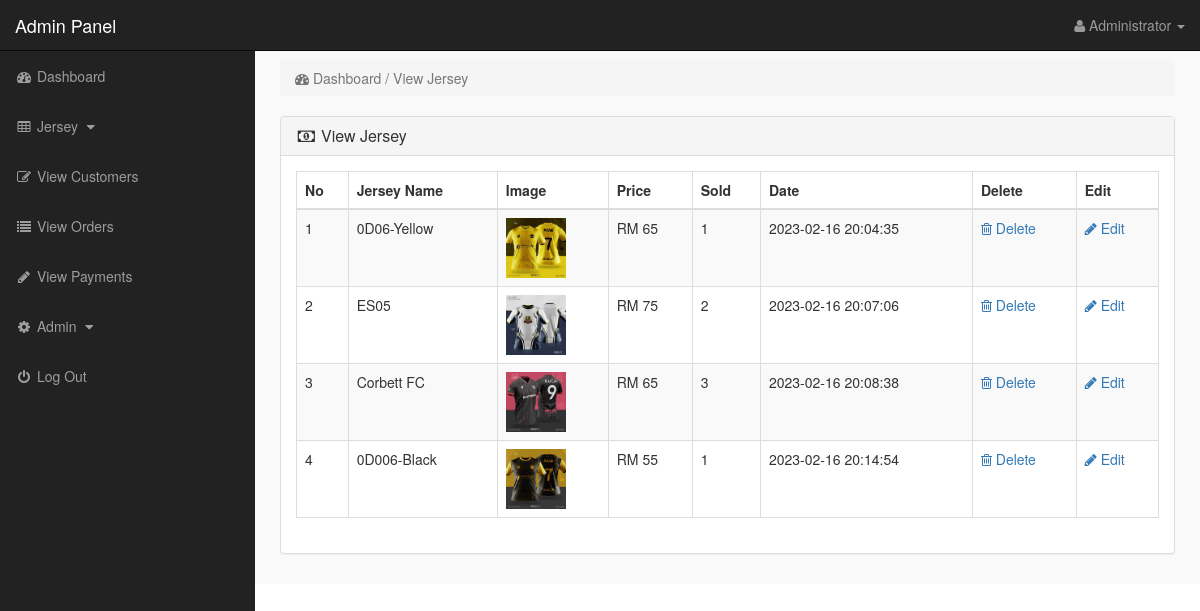
/admin_area/index.php?view_products (signed in), run on the app's committed database.
### tables this page shows
CREATE TABLE `products` (
  `product_id` int(10) NOT NULL,
  `p_cat_id` int(10) NOT NULL,
  `cat_id` int(10) NOT NULL,
  `manufacturer_id` int(10) NOT NULL,
  `date` timestamp NOT NULL DEFAULT current_timestamp() ON UPDATE current_timestamp(),
  `product_title` text NOT NULL,
  `product_url` text NOT NULL,
  `product_img1` text NOT NULL,
  `product_img2` text NOT NULL,
  `product_img3` text NOT NULL,
  `product_price` int(10) NOT NULL,
  `product_psp_price` int(100) NOT NULL,
  `product_desc` text NOT NULL,
  `product_features` text NOT NULL,
  `product_video` text NOT NULL,
  `product_keywords` text NOT NULL,
  `product_label` text NOT NULL,
  `status` varchar(255) NOT NULL
);

### admin_area/view_products.php (the view, shortened to what this page needs)
<?php
if(!isset($_SESSION['admin_email'])){
echo "<script>window.open('login.php','_self')</script>";
}
else {
?>
<div class="row">
<div class="col-lg-12" >
<ol class="breadcrumb" >
<li class="active" >
<i class="fa fa-dashboard"></i> Dashboard / View Jersey
</li>
</ol>
</div>
</div>
<div class="row" >
<div class="col-lg-12" >
<div class="panel panel-default" >
<div class="panel-heading" >
<h3 class="panel-title" >
<i class="fa fa-money fa-fw" ></i> View Jersey
</h3>
</div>
<div class="panel-body" >
<div class="table-responsive" >
<table class="table table-bordered table-hover table-striped" >
<thead>
<tr>
<th>No</th>
<th>Jersey Name</th>
<th>Image</th>
<th>Price</th>
<th>Sold</th>
<th>Date</th>
<th>Delete</th>
<th>Edit</th>
</tr>
</thead>
<tbody>
<?php
$i = 0;
$get_pro = "select * from products where status='product'";
$run_pro = mysqli_query($con,$get_pro);
while($row_pro=mysqli_fetch_array($run_pro)){
$pro_id = $row_pro['product_id'];
$pro_title = $row_pro['product_title'];
$pro_image = $row_pro['product_img1'];
$pro_price = $row_pro['product_price'];
$pro_date = $row_pro['date'];
$i++;
?>
<tr>
<td><?php echo $i; ?></td>
<td><?php echo $pro_title; ?></td>
<td><img src="product_images/<?php echo $pro_image; ?>" width="60" height="60"></td>
<td>RM <?php echo $pro_price; ?></td>
<td>
<?php
$get_sold = "select * from pending_orders where product_id='$pro_id'";
$run_sold = mysqli_query($con,$get_sold);
$count = mysqli_num_rows($run_sold);
echo $count;
?>
</td>
<td><?php echo $pro_date; ?></td>
<td>
<a href="index.php?delete_product=<?php echo $pro_id; ?>">
<i class="fa fa-trash-o"> </i> Delete
</a>
</td>
<td>
<a href="index.php?edit_product=<?php echo $pro_id; ?>">
<i class="fa fa-pencil"> </i> Edit
</a>
</td>
</tr>
<?php } ?>
</tbody>
</table>
</div>
</div>
</div>
</div>
</div>
<?php } ?>

### admin_area/includes/sidebar.php (shortened to what this page needs)
<?php
if(!isset($_SESSION['admin_email'])){
echo "<script>window.open('login.php','_self')</script>";
}
else {
?>
<nav class="navbar navbar-inverse navbar-fixed-top" >
<div class="navbar-header" >
<a class="navbar-brand" href="index.php?dashboard" >Admin Panel</a>
</div>
<ul class="nav navbar-right top-nav" >
<li class="dropdown" >
<a href="#" class="dropdown-toggle" data-toggle="dropdown" >
<i class="fa fa-user" ></i>
<?php echo $admin_name; ?> <b class="caret" ></b>
</a>
</li>
</ul>
<div class="collapse navbar-collapse navbar-ex1-collapse">
<ul class="nav navbar-nav side-nav">
<li>
<a href="index.php?dashboard">
<i class="fa fa-fw fa-dashboard"></i> Dashboard
</a>
</li>
<li>
<a href="#" data-toggle="collapse" data-target="#products">
<i class="fa fa-fw fa-table"></i> Jersey
<i class="fa fa-fw fa-caret-down"></i>
</a>
</li>
<li>
<a href="index.php?view_customers">
<i class="fa fa-fw fa-edit"></i> View Customers
</a>
</li>
<li>
<a href="index.php?view_orders">
<i class="fa fa-fw fa-list"></i> View Orders
</a>
</li>
<li>
<a href="index.php?view_payments">
<i class="fa fa-fw fa-pencil"></i> View Payments
</a>
</li>
<li>
<a href="#" data-toggle="collapse" data-target="#users">
<i class="fa fa-fw fa-gear"></i> Admin
<i class="fa fa-fw fa-caret-down"></i>
</a>
</li>
<li>
<a href="logout.php">
<i class="fa fa-fw fa-power-off"></i> Log Out
</a>
</li>
</ul>
</div>
</nav>
<?php } ?>

### admin_area/css/style.css (style rules this page uses)
body { margin-top:100px; }
@media (min-width: 768px) { body { margin-top:50px; } }
.top-nav { padding:0 15px; }
.top-nav>li { display:inline-block; float:left; }
.top-nav>li>a { padding-top:15px; padding-bottom:15px; line-height:20px; color:#999; }
@media (min-width: 768px) { .side-nav { position:fixed; top:51px; width:255px; border-radius:0; overflow-y:auto; background-color: #222; bottom:0; overflow-x:hidden; padding-bottom:40px; } }
@media (min-width: 768px) { .side-nav>li>a { width:255px; } }
.panel-body { border-radius:5px; }

### data on the page
products: product_title "0D06-Yellow", product_img1 (picture), product_price "65", count "1", date "2023-02-16 20:04:35"
products: product_title "ES05", product_img1 (picture), product_price "75", count "2", date "2023-02-16 20:07:06"
products: product_title "Corbett FC", product_img1 (picture), product_price "65", count "3", date "2023-02-16 20:08:38"
products: product_title "0D006-Black", product_img1 (picture), product_price "55", count "1", date "2023-02-16 20:14:54"

### other printed values
$admin_name "Administrator"
